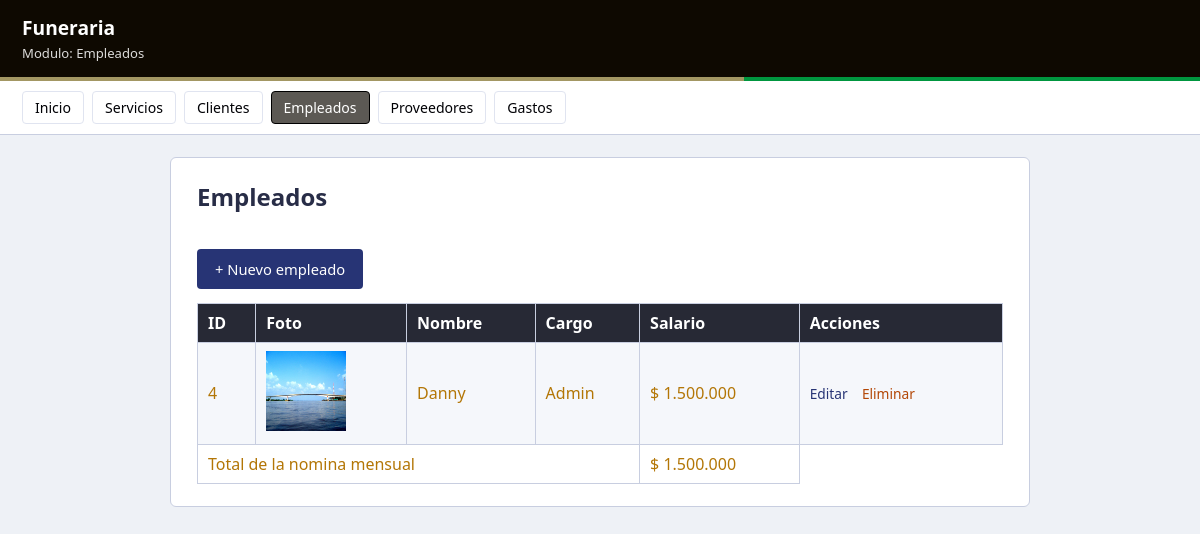
Before: /empleados/index.php with the older database file.
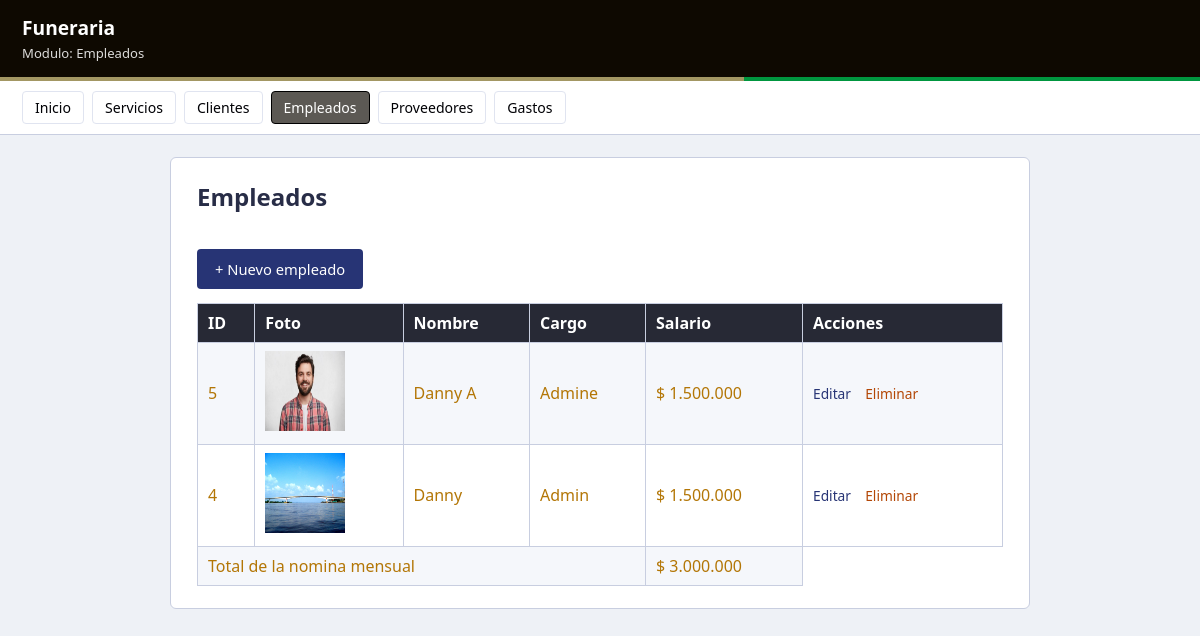
After: the same page with the newer database file.
### tables this page shows
CREATE TABLE empleados (
  id       INTEGER PRIMARY KEY AUTOINCREMENT,
  nombre   TEXT NOT NULL,
  cargo    TEXT NOT NULL,
  salario  REAL NOT NULL,
  foto   TEXT
);

### empleados/index.php (the view, shortened to what this page needs)
<?php
require '../config.php';
$filas = $pdo->query("SELECT * FROM empleados ORDER BY id DESC")->fetchAll(PDO::FETCH_ASSOC);
$total = $pdo->query("SELECT SUM(salario) FROM empleados")->fetchColumn();
?>
<!DOCTYPE html>
<html lang="es">
<head><meta charset="utf-8"><title>Empleados</title>
<link rel="stylesheet" href="../css/estilos.css"></head>
<body>
  <div class="barra"><h1> Funeraria</h1><span>Modulo: Empleados</span></div>
  <div class="franja"></div>
  <div class="menu">
    <a href="../index.php">Inicio</a>
    <a href="../servicios/index.php">Servicios</a>
    <a href="../clientes/index.php">Clientes</a>
    <a href="../empleados/index.php" class="activo">Empleados</a>
    <a href="../proveedores/index.php">Proveedores</a>
    <a href="../gastos/index.php">Gastos</a>
  </div>
  <div class="contenedor">
    <h2>Empleados</h2>
    <a class="boton boton-azul" href="crear.php">+ Nuevo empleado</a>
    <table>
      <tr>
        <th>ID</th>
        <th>Foto</th>
        <th>Nombre</th>
        <th>Cargo</th>
        <th>Salario</th>
        <th>Acciones</th>
      </tr>
      <?php foreach ($filas as $r): ?>
        <tr>
          <td><?php echo $r['id']; ?></td>
          <td>
            <img src=<?php echo htmlspecialchars($r['foto']); ?>
                 alt="Foto del empleado"
                 width="80"
                 height="80">
          </td>
          <td><?php echo htmlspecialchars($r['nombre']); ?></td>
          <td><?php echo htmlspecialchars($r['cargo']); ?></td>
          <td>$ <?php echo number_format($r['salario'], 0, ',', '.'); ?></td>
          <td class="acciones">
            <a href="editar.php?id=<?php echo $r['id']; ?>">Editar</a>
            <a class="borrar" href="eliminar.php?id=<?php echo $r['id']; ?>"
               onclick="return confirm('Eliminar este empleado?');">Eliminar</a>
          </td>
        </tr>
      <?php endforeach; ?>
        <tr><td colspan="4">Total de la nomina mensual</td><td>$ <?php echo number_format($total, 0, ',', '.'); ?></td></tr>
    </table>
  </div>
</body>
</html>

### css/estilos.css (style rules this page uses)
* { box-sizing: border-box; }
body { font-family: "Segoe UI", Arial, sans-serif; background: #eef1f6; color: #b37606; margin: 0; }
.barra { background: #0e0901; color: #fff; padding: 14px 22px; }
.barra h1 { margin: 0; font-size: 1.2rem; }
.barra span { font-size: .82rem; opacity: .85; }
.franja { height: 4px; background: linear-gradient(90deg, #a39763 0 62%, #00963f 62% 100%); }
.menu { background: #fff; border-bottom: 1px solid #c8cee0; padding: 10px 22px; display: flex; gap: 8px; flex-wrap: wrap; }
.menu a { color: #000105; text-decoration: none; font-size: .88rem; padding: 6px 12px; border-radius: 4px; border: 1px solid #e0e4f0; }
.menu a.activo { background: #5c5954; color: #fff; border-color: #000000; }
.contenedor { max-width: 860px; margin: 22px auto; background: #fff; padding: 22px 26px; border-radius: 6px; border: 1px solid #c8cee0; }
h2 { color: #282d47; margin-top: 0; }
table { width: 100%; border-collapse: collapse; margin-top: 14px; }
th, td { border: 1px solid #c8cee0; padding: 8px 10px; text-align: left; }
th { background: #272935; color: #fff; font-weight: 600; }
tr:nth-child(even) td { background: #f5f7fb; }
.boton, button { display: inline-block; margin-top: 16px; padding: 10px 18px; background: #00963f; color: #fff; border: 0; border-radius: 4px; text-decoration: none; font-size: .92rem; cursor: pointer; }
.boton-azul { background: #273475; }
.acciones a { margin-right: 10px; font-size: .86rem; color: #273475; text-decoration: none; }
.acciones a.borrar { color: #b34706; }

Changed rows visible on the page:
added empleados: id "5", foto (picture), nombre "Danny A", cargo "Admine", salario "1.500.000"
Other visible differences:
$total: "1.500.000" → "3.000.000"
